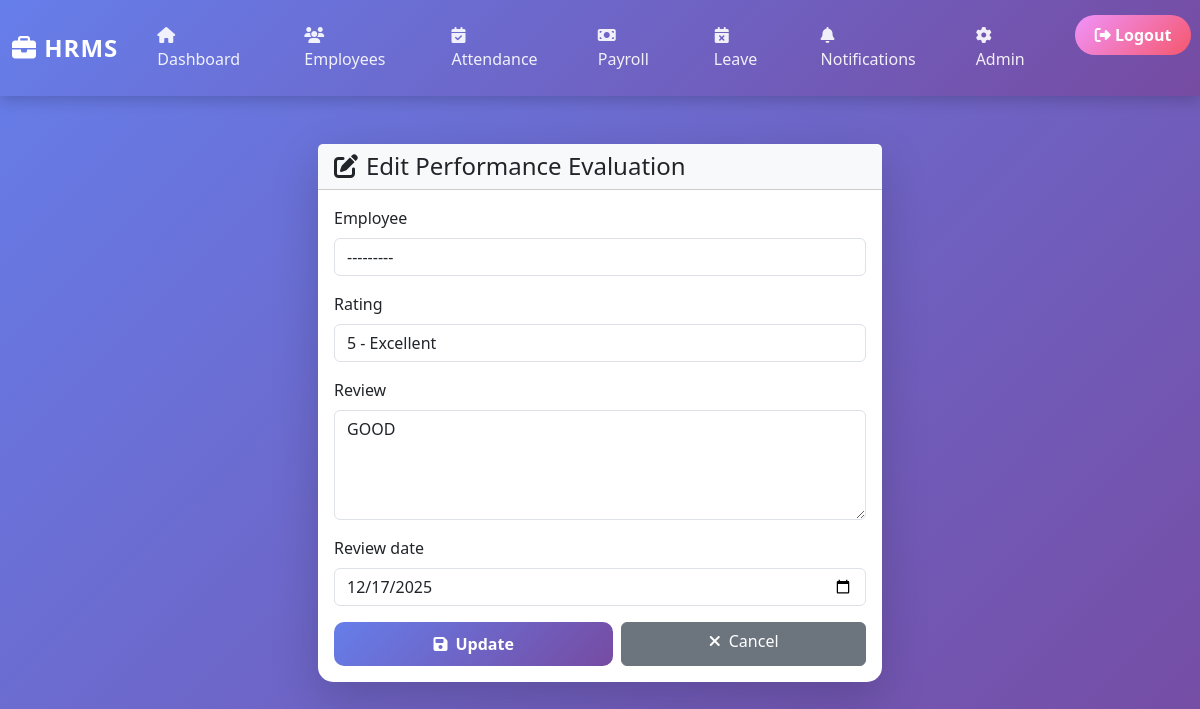
The app's page /performance/edit/1/ (signed in) with its own data.
### performance/models.py (models this page shows, shortened)
class Performance(models.Model):
    RATING_CHOICES = [
        (1, '1 - Poor'),
        (2, '2 - Below Average'),
        (3, '3 - Average'),
        (4, '4 - Good'),
        (5, '5 - Excellent'),
    ]
    employee = models.ForeignKey(Employee, on_delete=models.CASCADE, null=True, blank=True)
    rating = models.IntegerField(choices=RATING_CHOICES, default=3)
    review = models.TextField(default='')
    review_date = models.DateField(default=timezone.now)
    created_at = models.DateTimeField(auto_now_add=True)
    updated_at = models.DateTimeField(auto_now=True)
    class Meta:
        verbose_name_plural = "Performances"

### performance/views.py (the view)
# urls.py: path('edit/<int:performance_id>/', views.edit_performance, name='edit_performance'),
@login_required
def edit_performance(request, performance_id):
    performance = get_object_or_404(Performance, id=performance_id)
    if request.method == 'POST':
        form = PerformanceForm(request.POST, instance=performance)
        if form.is_valid():
            form.save()
            return redirect('performance:performance_list')
    else:
        form = PerformanceForm(instance=performance)
    return render(request, 'performance/edit_performance.html', {'form': form, 'performance': performance})

### performance/forms.py
class PerformanceForm(forms.ModelForm):
    employee = forms.ModelChoiceField(
        queryset=Employee.objects.all(),
        widget=forms.Select(attrs={
            'class': 'form-control',
            'id': 'employee_select',
            'data-placeholder': 'Select Employee'
        })
    )
    class Meta:
        model = Performance
        fields = ['employee', 'rating', 'review', 'review_date']
        widgets = {
            'rating': forms.Select(attrs={'class': 'form-control'}),
            'review': forms.Textarea(attrs={'class': 'form-control', 'placeholder': 'Performance Review', 'rows': 4}),
            'review_date': forms.DateInput(attrs={'class': 'form-control', 'type': 'date'}),
        }

### employees/models.py (called while the page is built)
    def __str__(self):
        return self.name

### templates/performance/edit_performance.html (shortened to what this page needs)
{% extends 'base.html' %}
{% block content %}
<div class="container mt-5">
    <div class="row justify-content-center">
        <div class="col-md-6">
            <div class="card shadow-lg border-0" style="border-top: 4px solid #667eea;">
                <div class="card-header bg-light">
                    <h4 class="mb-0"><i class="fas fa-edit me-2"></i>Edit Performance Evaluation</h4>
                </div>
                <div class="card-body">
                    <form method="post">
                        {% for field in form %}
                            <div class="mb-3">
                                <label for="{{ field.id_for_label }}" class="form-label fw-500">{{ field.label }}</label>
                                {{ field }}
                            </div>
                        {% endfor %}
                        <div class="d-flex gap-2">
                            <button type="submit" class="btn btn-primary flex-grow-1">
                                <i class="fas fa-save me-2"></i>Update
                            </button>
                            <a href="{% url 'performance:performance_list' %}" class="btn btn-secondary flex-grow-1">
                                <i class="fas fa-times me-2"></i>Cancel
                            </a>
                        </div>
                    </form>
                </div>
            </div>
        </div>
    </div>
</div>
{% endblock %}

### employees/templates/base.html (style rules this page uses)
* { margin: 0; padding: 0; box-sizing: border-box; }
body { background: linear-gradient(135deg, #667eea 0%, #764ba2 100%); min-height: 100vh; font-family: 'Segoe UI', Tahoma, Geneva, Verdana, sans-serif; padding-bottom: 50px; }
.container { max-width: 1200px; margin-top: 40px; }
.card { border: none; border-radius: 15px; box-shadow: 0 8px 25px rgba(0,0,0,0.15); transition: transform 0.3s ease, box-shadow 0.3s ease; background: #fff; margin-bottom: 25px; }
.btn-primary { background: linear-gradient(135deg, #667eea 0%, #764ba2 100%); border: none; border-radius: 10px; padding: 10px 25px; font-weight: 600; transition: all 0.3s ease; }

### records on screen
Performance: form "---------" "5 - Excellent" "GOOD" "12/17/2025"

### other values on screen
{{ field.label }} "Employee" "Rating" "Review" "Review date"
